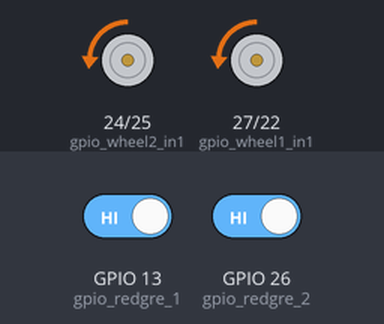
Bench run of a program on a simulated Raspberry Pi (BCM pin numbers). Shown: motor-driver pin pairs drawn as motors (green arrow = first pin HIGH = forward, orange = second pin HIGH = backward, longer = more drive, scaled by the enable pin). The inputs (shaded band) are chosen by the test bench; at power-on: GPIO 13 (gpio_redgre_1) HIGH, GPIO 26 (gpio_redgre_2) HIGH. What the program prints to the terminal is not drawn.

Above: at 1.2 s.
1.3 s: GPIO 13 (gpio_redgre_1) driven LOW
At 1.52 s:
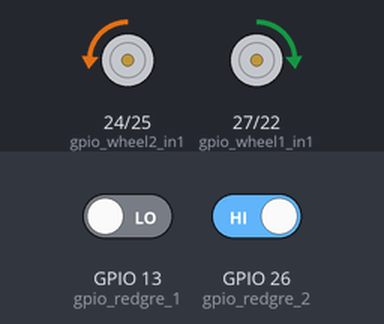
4.3 s: GPIO 26 (gpio_redgre_2) driven LOW
At 4.32 s:
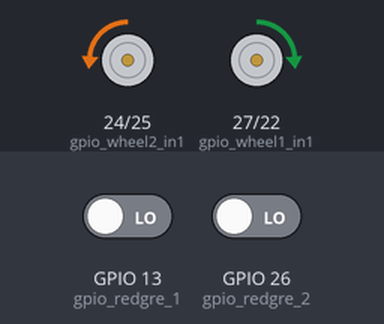
5.8 s: GPIO 13 (gpio_redgre_1) driven HIGH
At 6.1 s:
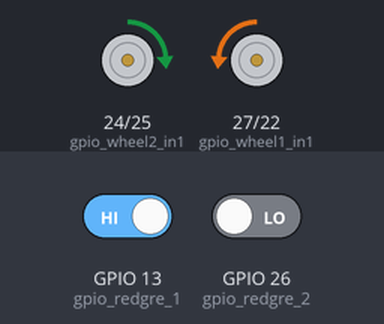
8.8 s: GPIO 26 (gpio_redgre_2) driven HIGH
At 9.2 s:
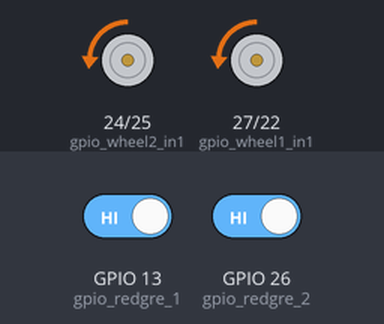
Timing chart, 0 to 11.3 s (numbered marks = the images above; inputs shaded):
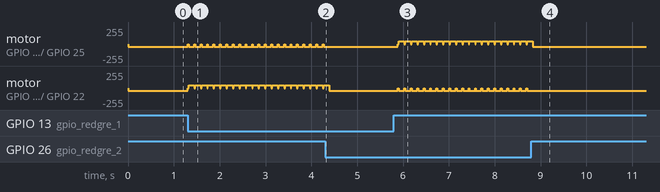

The program:

track_move_2.py
```python
# 不不不不不不采用一直左转 直到检测到两条白线
# 小车循迹
# 白线 返回0
# 黑线 返回1

# 问题一:检测不够灵敏
# 问题二:遇到黑线都灭后，灯又亮了

# 解决方案：
#1.调节滑动电阻，使其灵敏   √
#2.小车走慢点，转弯的时候也慢一点   √


import RPi.GPIO as GPIO
import time
GPIO.setmode(GPIO.BCM)   #采用BCM编码
GPIO.setwarnings(False)

speed_const=15
speed_wheel1=20
speed_wheel2=20

# 两个左边轮子
gpio_wheel1_pwm=18
gpio_wheel1_in1=27
gpio_wheel1_in2=22

frequency_wheel1=100

GPIO.setup(gpio_wheel1_pwm,GPIO.OUT,initial=GPIO.LOW)
GPIO.setup(gpio_wheel1_in1,GPIO.OUT,initial=GPIO.LOW)
GPIO.setup(gpio_wheel1_in2,GPIO.OUT,initial=GPIO.LOW)

pwm_wheel1=GPIO.PWM(gpio_wheel1_pwm,frequency_wheel1)
pwm_wheel1.start(speed_wheel1)

# 两个右边轮子
gpio_wheel2_pwm=23
gpio_wheel2_in1=24
gpio_wheel2_in2=25


frequency_wheel2=100

GPIO.setup(gpio_wheel2_pwm,GPIO.OUT,initial=GPIO.LOW)
GPIO.setup(gpio_wheel2_in1,GPIO.OUT,initial=GPIO.LOW)
GPIO.setup(gpio_wheel2_in2,GPIO.OUT,initial=GPIO.LOW)

pwm_wheel2=GPIO.PWM(gpio_wheel2_pwm,frequency_wheel2)
pwm_wheel2.start(speed_wheel2)


#两个红外传感器
gpio_redgre_1=13
gpio_redgre_2=26
GPIO.setup(gpio_redgre_1,GPIO.IN)
GPIO.setup(gpio_redgre_2,GPIO.IN)


def go_up():
    pwm_wheel1.ChangeDutyCycle(speed_const)
    pwm_wheel2.ChangeDutyCycle(speed_const)
    GPIO.output(gpio_wheel1_pwm,1)
    GPIO.output(gpio_wheel1_in1,0)
    GPIO.output(gpio_wheel1_in2,1)

    GPIO.output(gpio_wheel2_pwm,1)
    GPIO.output(gpio_wheel2_in1,0)
    GPIO.output(gpio_wheel2_in2,1)


def go_down():
    pwm_wheel1.ChangeDutyCycle(speed_const)
    pwm_wheel2.ChangeDutyCycle(speed_const)
    GPIO.output(gpio_wheel1_pwm,1)
    GPIO.output(gpio_wheel1_in1,1)
    GPIO.output(gpio_wheel1_in2,0)

    GPIO.output(gpio_wheel2_pwm,1)
    GPIO.output(gpio_wheel2_in1,1)
    GPIO.output(gpio_wheel2_in2,0)


def go_left():
    # speed_wheel1=20
    # speed_wheel2=40
    # pwm_wheel1.ChangeDutyCycle(speed_wheel1)
    # pwm_wheel2.ChangeDutyCycle(speed_wheel2)
    GPIO.output(gpio_wheel1_pwm,1)
    GPIO.output(gpio_wheel1_in1,1)
    GPIO.output(gpio_wheel1_in2,0)

    GPIO.output(gpio_wheel2_pwm,1)
    GPIO.output(gpio_wheel2_in1,0)
    GPIO.output(gpio_wheel2_in2,1)


def go_right():
    # speed_wheel1=20
    # speed_wheel2=40
    # pwm_wheel1.ChangeDutyCycle(speed_wheel1)
    # pwm_wheel2.ChangeDutyCycle(speed_wheel2)
    GPIO.output(gpio_wheel1_pwm,1)
    GPIO.output(gpio_wheel1_in1,0)
    GPIO.output(gpio_wheel1_in2,1)

    GPIO.output(gpio_wheel2_pwm,1)
    GPIO.output(gpio_wheel2_in1,1)
    GPIO.output(gpio_wheel2_in2,0)

def go_stop():
    GPIO.output(gpio_wheel1_pwm,0)
    GPIO.output(gpio_wheel1_in1,0)
    GPIO.output(gpio_wheel1_in2,0)

    GPIO.output(gpio_wheel2_pwm,0)
    GPIO.output(gpio_wheel2_in1,0)
    GPIO.output(gpio_wheel2_in2,0)


def destory():
    GPIO.cleanup()
    pwm_wheel1.stop()
    pwm_wheel2.stop()


if __name__ == '__main__':      # 程序从这里开始
    # 白线 返回0
    # 黑线 返回1
    while(True):
        #接受循迹结果
        redgre_statu1=GPIO.input(gpio_redgre_1)
        redgre_statu2=GPIO.input(gpio_redgre_2)

        #根据循迹结果运行
        if(redgre_statu1==0 and redgre_statu2==0):#两边都是白线  直行
            go_up()
            print("都白 直行")
        elif(redgre_statu1==0 and redgre_statu2==1):#左边黑线右边白线  左转
            go_stop()
            time.sleep(0.02)
            go_left()
            print("左转")
            time.sleep(0.02)
        elif(redgre_statu1==1 and redgre_statu2==0):#左边白线右边黑线  右转
            go_stop()
            time.sleep(0.02)
            go_right()
            time.sleep(0.02)

        elif(redgre_statu1==1 and redgre_statu2==1):#两边都是黑线  直行
            go_up()
            print("都黑 十字路口 直行")
        time.sleep(0.1)

    destory()
    # while(True):
    #     statu1=GPIO.input(gpio_redgre_1)
    #     print(statu1)
    #     time.sleep(0.5)
    #     # statu2=GPIO.

    # go_left()
    # time.sleep(1)
    # destory()

    # return

    # #先快跑 再慢跑
    # go_up()
    # time.sleep(1)
    # speed_wheel1=10
    # speed_wheel2=10
    # pwm_wheel1.ChangeDutyCycle(speed_wheel1)
    # pwm_wheel2.ChangeDutyCycle(speed_wheel2)
    # time.sleep(2)

    # destory()

    
```

Measured:
- after the input at 1.3 s, motor on GPIO 24 (gpio_wheel2_in1) / GPIO 25 (gpio_wheel2_in2): alternates backward 38/255 for 0.12 s and stopped for 0.02 s, starting at once; motor on GPIO 27 (gpio_wheel1_in1) / GPIO 22 (gpio_wheel1_in2): alternates forward 38/255 for 0.12 s and stopped for 0.02 s, starting at once
- after the input at 4.3 s, motor on GPIO 24 (gpio_wheel2_in1) / GPIO 25 (gpio_wheel2_in2): stops changing and stays backward 38/255
- after the input at 5.8 s, motor on GPIO 24 (gpio_wheel2_in1) / GPIO 25 (gpio_wheel2_in2): alternates forward 38/255 for 0.12 s and stopped for 0.02 s, starting after 0.09 s; motor on GPIO 27 (gpio_wheel1_in1) / GPIO 22 (gpio_wheel1_in2): alternates backward 38/255 for 0.12 s and stopped for 0.02 s, starting after 0.09 s
- after the input at 8.8 s, motor on GPIO 27 (gpio_wheel1_in1) / GPIO 22 (gpio_wheel1_in2): stops changing and stays backward 38/255
